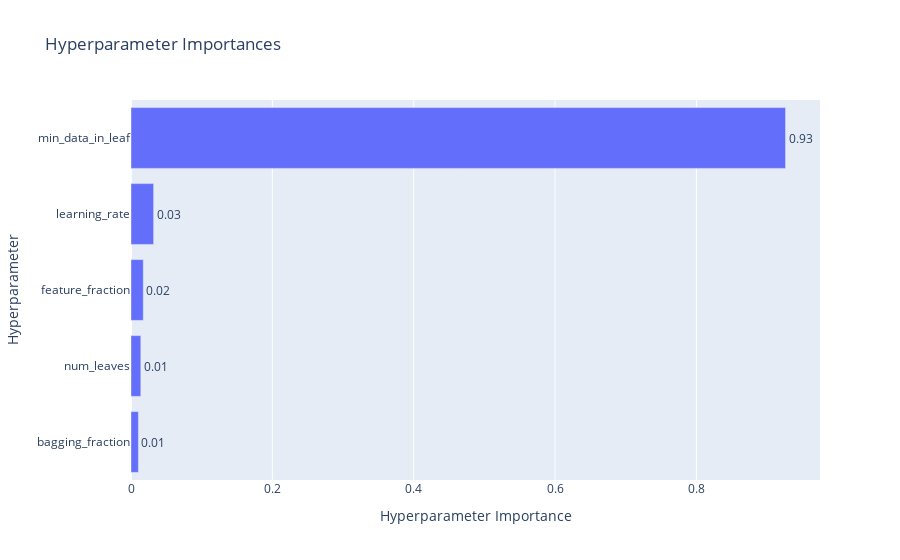

The notebook cell saved with this chart:
### Code cell
plot_param_importances(study)

### Figure 1 — Plotly figure (JSON) as saved in the notebook; plotly's stock layout.template omitted (floating-point values rounded to 4 significant figures)
{"data": [{"cliponaxis": false, "hovertemplate": ["bagging_fraction (FloatDistribution): 0.010485638382092126<extra></extra>", "num_leaves (IntDistribution): 0.013890179518722167<extra></extra>", "feature_fraction (FloatDistribution): 0.017377569160180604<extra></extra>", "learning_rate (FloatDistribution): 0.032035167156030026<extra></extra>", "min_data_in_leaf (IntDistribution): 0.926211445782975<extra></extra>"], "name": "Objective Value", "orientation": "h", "text": ["0.01", "0.01", "0.02", "0.03", "0.93"], "textposition": "outside", "type": "bar", "x": [0.01049, 0.01389, 0.01738, 0.03204, 0.9262], "y": ["bagging_fraction", "num_leaves", "feature_fraction", "learning_rate", "min_data_in_leaf"]}], "layout": {"title": {"text": "Hyperparameter Importances"}, "xaxis": {"title": {"text": "Hyperparameter Importance"}}, "yaxis": {"title": {"text": "Hyperparameter"}}}}
